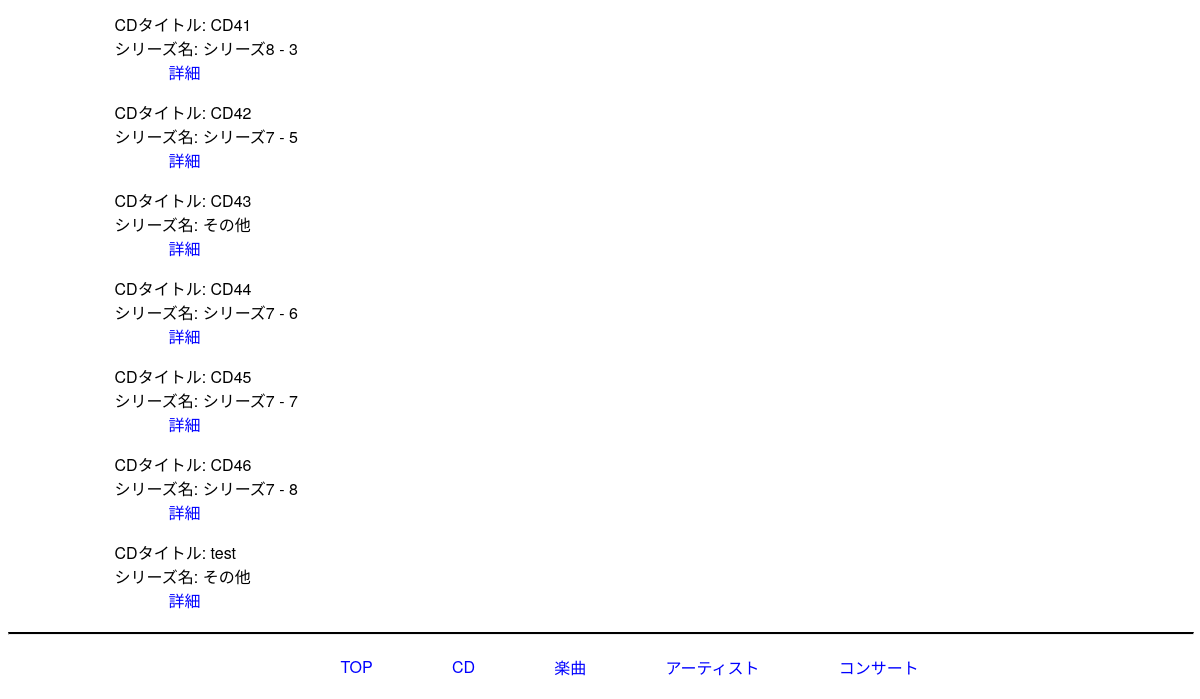
The app's page /cds (lower part), older data.
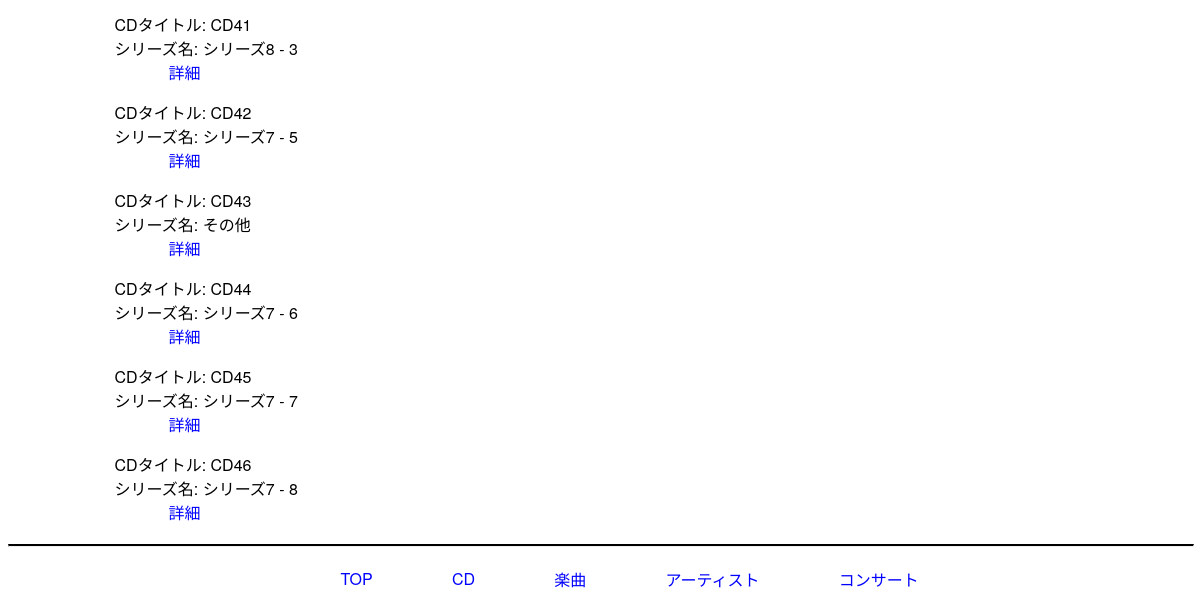
The same page, newer data.
### tables this page shows
CREATE TABLE cds (
	id VARCHAR, 
	title VARCHAR,
	series_name VARCHAR, 
	order_in_series INTEGER, 
	issued_date DATE, 
	PRIMARY KEY (id)
);

### app.py (the view)
@app.route('/cds')
def cds() -> str:
    cur = get_db().cursor()
    cds = cur.execute('SELECT * FROM cds ORDER BY issued_date').fetchall()
    return render_template('cds.html', cds=cds)

### app.py (called while the page is built)
def get_db() -> sqlite3.Connection:
    db = getattr(g, '_database', None)
    if db is None:
        db = g._database = sqlite3.connect(DATABASE)
        db.execute('PRAGMA foreign_keys = ON')  # 外部キー制約を有効化
        db.row_factory = sqlite3.Row  # カラム名でアクセスできるよう設定変更
    return db

@app.teardown_appcontext
def close_connection(exception: Optional[BaseException]) -> None:
    db = getattr(g, '_database', None)
    if db is not None:
        db.close()

### templates/cds.html (shortened to what this page needs)
<html lang="ja">
  <head>
    <link rel="stylesheet" href="{{ url_for('static', filename='style.css')}}"/>
  </head>
  <body>
      {% for cd in cds %}
        <p>
          CDタイトル: {{ cd.title or 'タイトルなし' }}<br>
          シリーズ名: {{ cd.series_name or 'その他'}}{% if cd.series_name and cd.order_in_series %} - {{cd.order_in_series}}{% endif %}<br>
          <a href="{{ url_for('cd', id=cd.id) }}">詳細</a>
        </p>
      {% endfor %}
      <hr style="margin-top: 20px; margin-bottom: 20px; border-top: 2px solid black; width: 100%;">
      <footer style="display: flex; justify-content: center; gap: 20px; align-items: center; margin-top: 20px; margin-bottom: 20px;">
        <a href="{{url_for('index')}}">TOP</a>
        <a href="{{url_for('cds')}}">CD</a>
        <a href="{{url_for('songs')}}">楽曲</a>
        <a href="{{url_for('artists')}}">アーティスト</a>
        <a href="{{url_for('concerts')}}">コンサート</a>
      </footer>
  </body>
</html>

Row changes from the older to the newer data that the page shows:
removed cds: title "test", series_name "その他"
